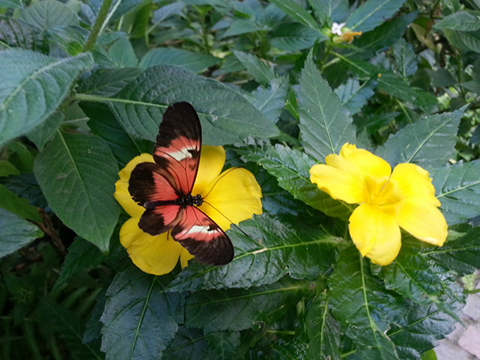
//> input picture opencv_project/chapter6/images/color_space.jpg, 480 x 360 px
$ ./convert_others   (built with g++ and OpenCV 4)
//> lines starting //> are read from the running program, lines starting //| are printed output that depends on the picture
#include <opencv2/opencv.hpp>
using namespace cv;
using namespace std;
int main()
{
	Mat BGR_img = imread("images/color_space.jpg", 1);
//> BGR_img is the input picture: 360 rows x 480 cols, CV_8UC3; mean B, G, R 63, 97.7, 76.2
	CV_Assert(BGR_img.data);

	Mat YCC_img, YUV_img, Lab_img, Gray_img;
	cvtColor(BGR_img, Gray_img, CV_BGR2GRAY);
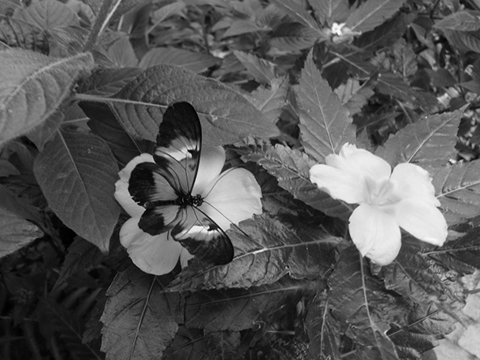
//> Gray_img: 360 rows x 480 cols, CV_8UC1; min 0, max 251, mean 87.3
	cvtColor(BGR_img, YCC_img, CV_BGR2YCrCb);
//> YCC_img: 360 rows x 480 cols, CV_8UC3; mean of channels 0, 1, 2 87.3, 120.1, 114.3
	cvtColor(BGR_img, YUV_img, CV_BGR2YUV);
//> YUV_img: 360 rows x 480 cols, CV_8UC3; mean of channels 0, 1, 2 87.3, 116.1, 118.3
	cvtColor(BGR_img, Lab_img, CV_BGR2Lab);
//> Lab_img: 360 rows x 480 cols, CV_8UC3; mean of channels 0, 1, 2 97.9, 114.6, 143.6

	Mat YCC_arr[3], YUV_arr[3], Lab_arr[3];
	split(YCC_img, YCC_arr);
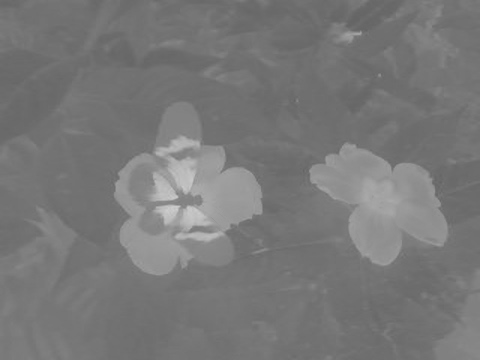
//> YCC_arr[1]: 360 rows x 480 cols, CV_8UC1; min 99, max 206, mean 120.1
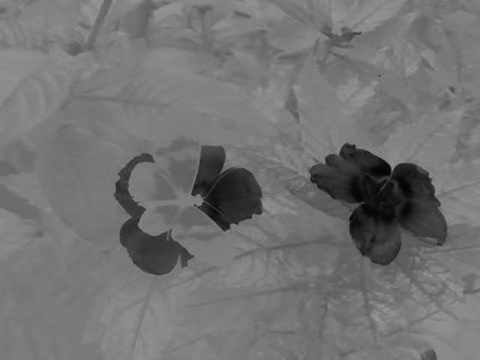
//> YCC_arr[2]: 360 rows x 480 cols, CV_8UC1; min 3, max 154, mean 114.3
	split(YUV_img, YUV_arr);
	split(Lab_img, Lab_arr);
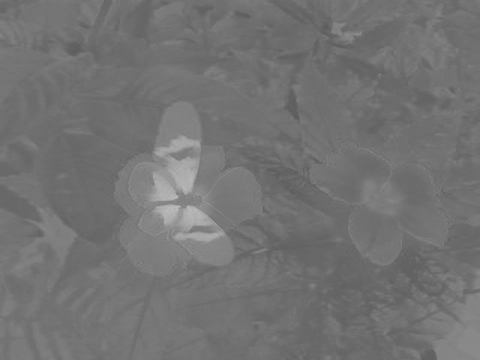
//> Lab_arr[1]: 360 rows x 480 cols, CV_8UC1; min 91, max 187, mean 114.6
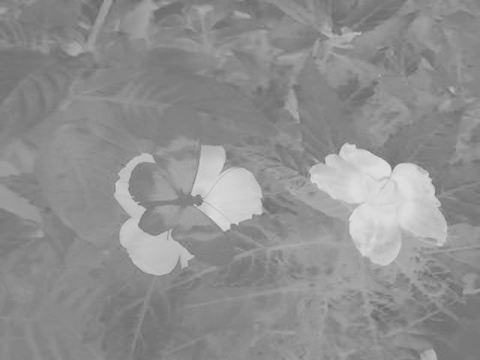
//> Lab_arr[2]: 360 rows x 480 cols, CV_8UC1; min 103, max 222, mean 143.6

	imshow("BGR_img", BGR_img) ,		imshow("Gray_img", Gray_img);
	imshow("YCC_arr[0]-Y", YCC_arr[0]),	imshow("YCC_arr[1]-Cr", YCC_arr[1]);
	imshow("YCC_arr[2]-Cb", YCC_arr[2]), imshow("YUV_arr[0]-Y", YUV_arr[0]);
	imshow("YUV_arr[1]-U", YUV_arr[1]),	imshow("YUV_arr[2]-V", YUV_arr[2]);
	imshow("Lab_arr[0]-L", Lab_arr[0]),	imshow("Lab_arr[1]-a", Lab_arr[1]);
	imshow("Lab_arr[2]-b", Lab_arr[2]);
	waitKey(0);
	return 0;
}

$ run again, with opencv_project/chapter6/images/bright.jpg copied over opencv_project/chapter6/images/color_space.jpg
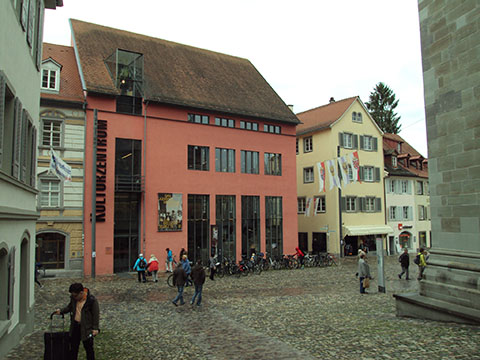
//> input picture opencv_project/chapter6/images/bright.jpg, 480 x 360 px
//> BGR_img is the input picture: 360 rows x 480 cols, CV_8UC3; mean B, G, R 107.1, 121.2, 126
//> `cvtColor(BGR_img, Gray_img, CV_BGR2GRAY);`:
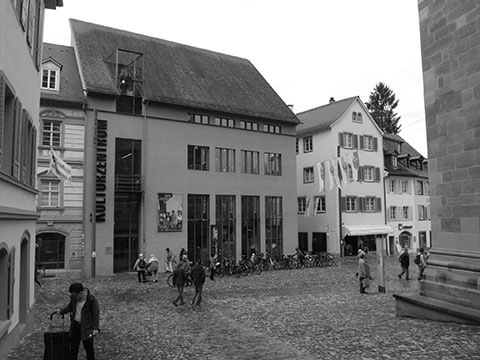
//> Gray_img: 360 rows x 480 cols, CV_8UC1; min 0, max 255, mean 121
//> YCC_img: 360 rows x 480 cols, CV_8UC3; mean of channels 0, 1, 2 121, 131.6, 120.2
//> YUV_img: 360 rows x 480 cols, CV_8UC3; mean of channels 0, 1, 2 121, 121.2, 132.4
//> Lab_img: 360 rows x 480 cols, CV_8UC3; mean of channels 0, 1, 2 127.3, 127.6, 136.8
//> `split(YCC_img, YCC_arr);`:
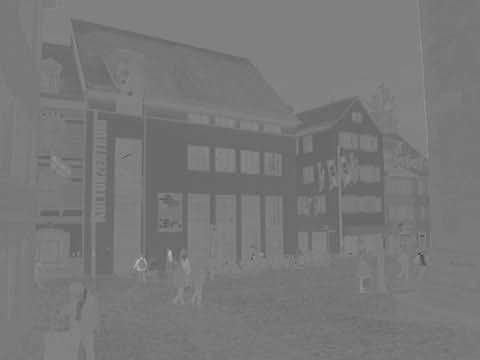
//> YCC_arr[2]: 360 rows x 480 cols, CV_8UC1; min 73, max 180, mean 120.2

$ run again, with opencv_project/chapter6/images/color_model.jpg copied over opencv_project/chapter6/images/color_space.jpg
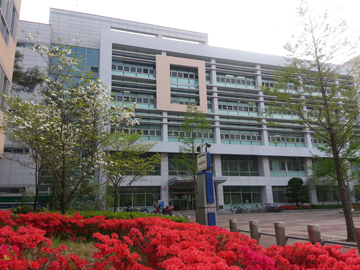
//> input picture opencv_project/chapter6/images/color_model.jpg, 360 x 270 px
//> BGR_img is the input picture: 270 rows x 360 cols, CV_8UC3; mean B, G, R 113, 116, 131.8
//> YCC_img: 270 rows x 360 cols, CV_8UC3; mean of channels 0, 1, 2 120.4, 136.2, 123.9
//> YUV_img: 270 rows x 360 cols, CV_8UC3; mean of channels 0, 1, 2 120.4, 124.4, 138
//> Lab_img: 270 rows x 360 cols, CV_8UC3; mean of channels 0, 1, 2 128.1, 133.8, 134.2
//> `split(Lab_img, Lab_arr);`:
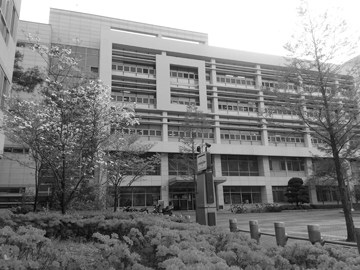
//> Lab_arr[0]: 270 rows x 360 cols, CV_8UC1; min 8, max 255, mean 128.1
//> `split(Lab_img, Lab_arr);`:
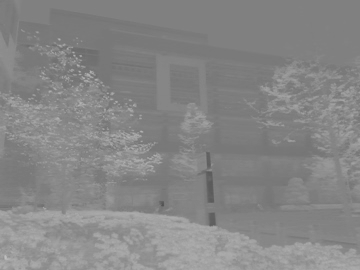
//> Lab_arr[2]: 270 rows x 360 cols, CV_8UC1; min 82, max 191, mean 134.2

$ run again, with opencv_project/chapter6/images/contrast_test.jpg copied over opencv_project/chapter6/images/color_space.jpg
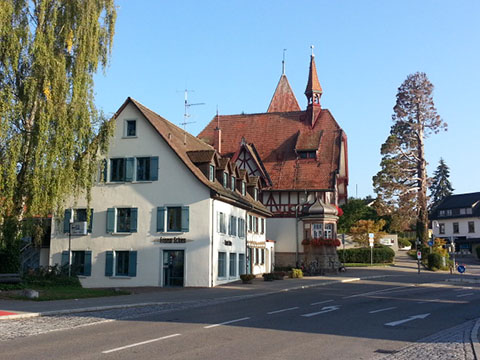
//> input picture opencv_project/chapter6/images/contrast_test.jpg, 480 x 360 px
//> BGR_img is the input picture: 360 rows x 480 cols, CV_8UC3; mean B, G, R 134.3, 128.7, 117.5
//> YCC_img: 360 rows x 480 cols, CV_8UC3; mean of channels 0, 1, 2 126, 121.9, 132.7
//> YUV_img: 360 rows x 480 cols, CV_8UC3; mean of channels 0, 1, 2 126, 132.1, 120.6
//> Lab_img: 360 rows x 480 cols, CV_8UC3; mean of channels 0, 1, 2 133.4, 126.8, 124.6
//> `split(YCC_img, YCC_arr);`:
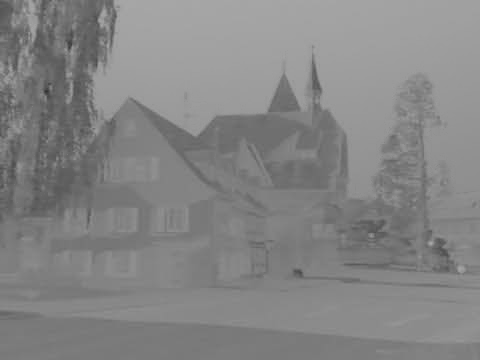
//> YCC_arr[2]: 360 rows x 480 cols, CV_8UC1; min 48, max 171, mean 132.7
//> `split(Lab_img, Lab_arr);`:
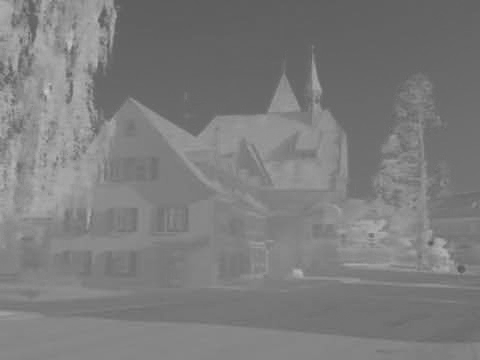
//> Lab_arr[2]: 360 rows x 480 cols, CV_8UC1; min 85, max 200, mean 124.6
